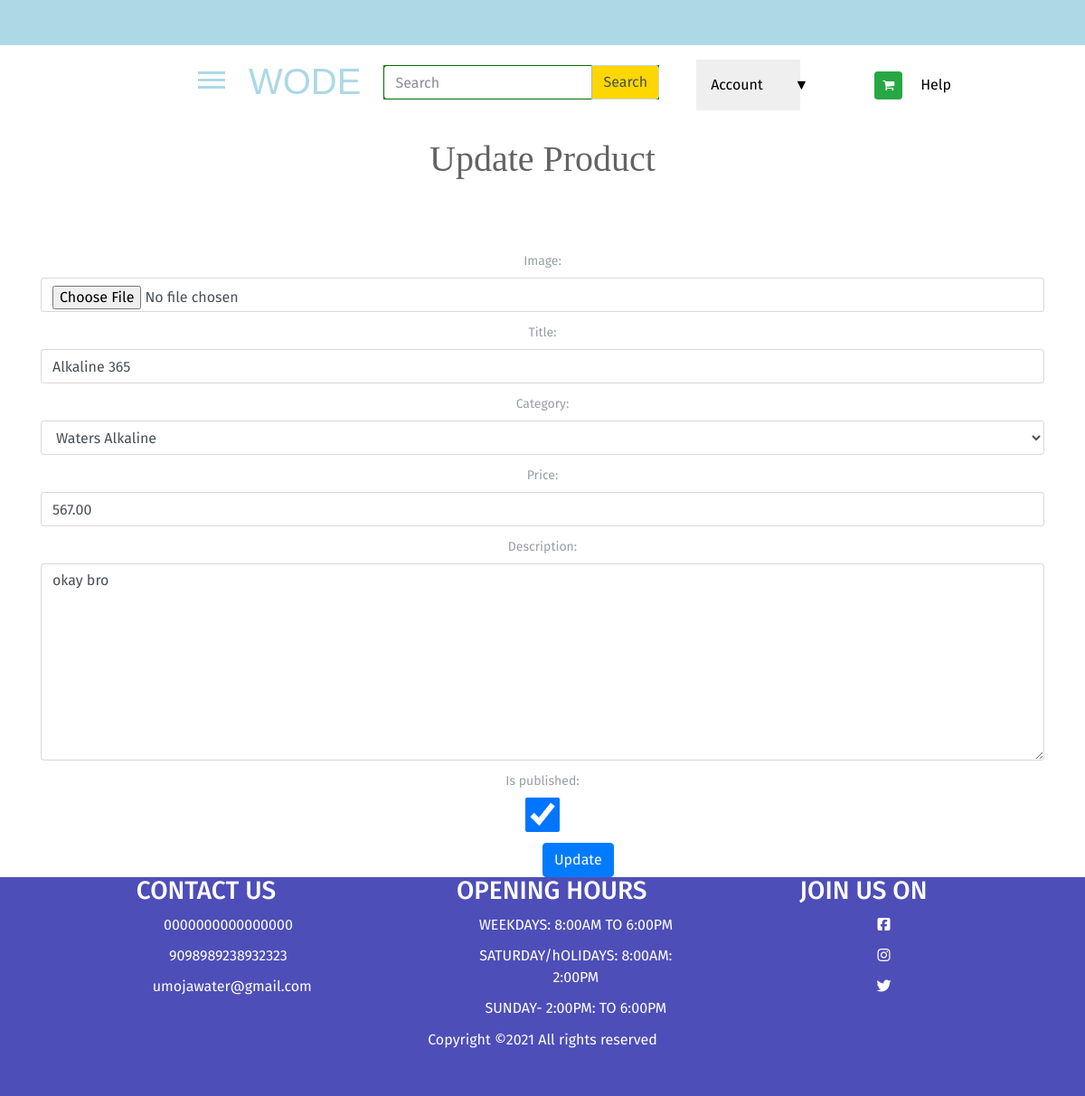
The page /updateProduct/3 on the database its author committed.
### products/models.py (models this page shows, shortened)
class Product(models.Model):
    image = models.ImageField(null=False, blank=False)
    title = models.CharField(max_length=2000, null=False, blank=False)
    category = models.ForeignKey(
        Category, on_delete=models.CASCADE, default=True, null=False)
    price = models.DecimalField(max_digits=5, decimal_places=2)
    description = models.TextField()
    delivery_time = models.DateTimeField(default=datetime.now, blank=True)
    is_published = models.BooleanField(default=True)
    created_at = models.DateTimeField(default=datetime.now, blank=True)
    digital = models.BooleanField(default=False, null=True, blank=False)

### products/views.py (the view, shortened to what this page needs)
# urls.py: path('updateProduct/<int:pk>', views.updateProduct, name='updateProduct'),
def updateProduct(request, pk):
    product = Product.objects.get(id=pk)
    form = ProductForm(instance=product)
    context = {
        'form': form
    }
    return render(request, 'products/Admin/updateProduct.html', context)

### products/forms.py
class ProductForm(forms.ModelForm):
    class Meta:
        model = Product
        fields = ['image', 'title', 'category', 'price',
                           'description', 'is_published']
        widgets = {
            'image': forms.FileInput(attrs={'class': 'form-control'}),
            'title': forms.TextInput(attrs={'class': 'form-control'}),
            'category': forms.Select(attrs={'class': 'form-control'}),
            'price': forms.TextInput(attrs={'class': 'form-control'}),
            'description': forms.Textarea(attrs={'class': 'form-control'}),
            'is_published': forms.CheckboxInput(attrs={'class': 'form-control'}),
        }

### products/models.py (called while the page is built)
    def __str__(self):
        return self.name

### products/templates/products/Admin/updateProduct.html (shortened to what this page needs)
{% extends 'products/base.html' %}
{% block content %}
<main style="background-color: white;">
    <h1>Update Product</h1>
    <div class="container">
        <form method="POST" action="" enctype="multipart/form-data">
            {{form.as_p}}
            <input type="submit" value="Update" class="btn btn-primary" name="Add Product">
        </form>
    </div>
</main>
{% endblock content %}

### products/static/css/style.css (style rules this page uses)
body { background-color: lightblue; font-family: "Fira Sans", sans-serif; font-size: 16px; }
main { background-repeat: no-repeat; background-size: cover; }
h1 { font-size: 40px; color: black; font-family: Cambria, Cochin, Georgia, Times, "Times New Roman", serif; }

### products/static/css/authenticating.css (style rules this page uses)
::placeholder { color: #969fa4; }
p { text-align: center; font-size: 14px; color: #969fa4; margin: 12px 0; }
h1 { text-align: center; font-weight: 500; color: #636363; text-align: 31px; }
form { padding-top: 60px; }

### products/templates/products/Admin/updateProduct.html (style rules this page uses)
.btn-primary { margin-left: 50%; margin-right: auto; }

### rows shown on the page
Product: title "Alkaline 365", category "Waters Alkaline", price "567.00", description "okay bro", is_published "☑"
